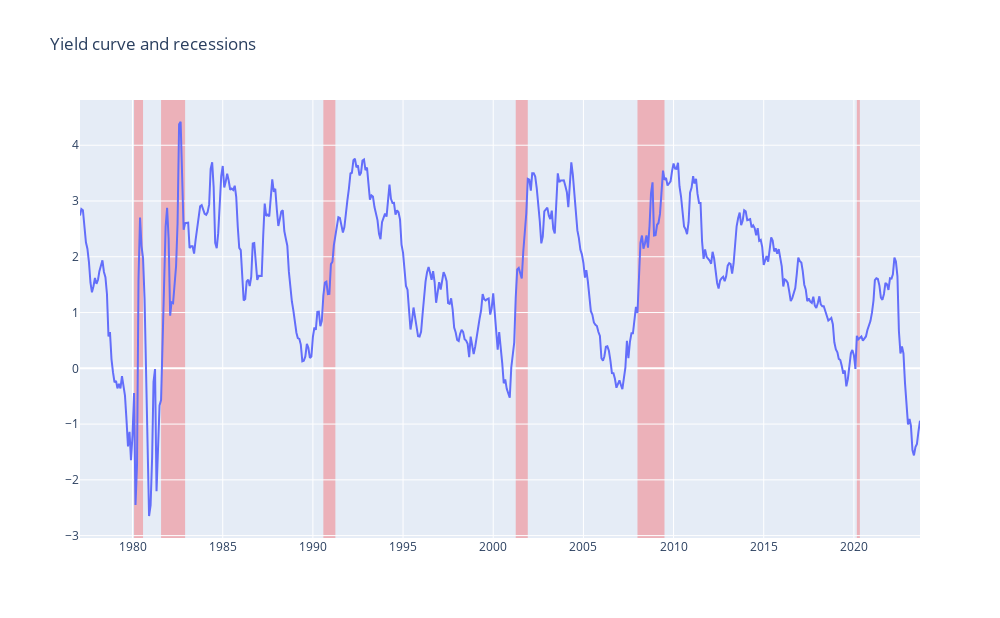

Source (notebook cell):
### Code cell
fig = go.Figure()

fig.add_scatter(x=data.index, y=data.Spread, name="Yield curve spread", mode="lines")

for start_date, end_date in zip(recession_start_dates, recession_end_dates):
    fig.add_vrect(
        x0=start_date, x1=end_date,
        fillcolor="red", opacity=0.25,
        layer="below", line_width=0,
    )

fig.update_layout(width=1000, height=618, title="Yield curve and recessions")
fig.show()

### Figure 1 — Plotly figure (JSON) as saved in the notebook; plotly's stock layout.template omitted (floating-point values rounded to 4 significant figures; data arrays with more than 128 entries replaced by an {"elided": "..."} marker saying what was removed)
{"data": [{"mode": "lines", "name": "Yield curve spread", "type": "scatter", "x": {"elided": "560 str values"}, "y": {"elided": "560 float values"}}], "layout": {"height": 618, "shapes": [{"fillcolor": "red", "layer": "below", "line": {"width": 0}, "opacity": 0.25, "type": "rect", "x0": "1980-02-01T00:00:00", "x1": "1980-08-01T00:00:00", "xref": "x", "y0": 0, "y1": 1, "yref": "y domain"}, {"fillcolor": "red", "layer": "below", "line": {"width": 0}, "opacity": 0.25, "type": "rect", "x0": "1981-08-01T00:00:00", "x1": "1982-12-01T00:00:00", "xref": "x", "y0": 0, "y1": 1, "yref": "y domain"}, {"fillcolor": "red", "layer": "below", "line": {"width": 0}, "opacity": 0.25, "type": "rect", "x0": "1990-08-01T00:00:00", "x1": "1991-04-01T00:00:00", "xref": "x", "y0": 0, "y1": 1, "yref": "y domain"}, {"fillcolor": "red", "layer": "below", "line": {"width": 0}, "opacity": 0.25, "type": "rect", "x0": "2001-04-01T00:00:00", "x1": "2001-12-01T00:00:00", "xref": "x", "y0": 0, "y1": 1, "yref": "y domain"}, {"fillcolor": "red", "layer": "below", "line": {"width": 0}, "opacity": 0.25, "type": "rect", "x0": "2008-01-01T00:00:00", "x1": "2009-07-01T00:00:00", "xref": "x", "y0": 0, "y1": 1, "yref": "y domain"}, {"fillcolor": "red", "layer": "below", "line": {"width": 0}, "opacity": 0.25, "type": "rect", "x0": "2020-03-01T00:00:00", "x1": "2020-05-01T00:00:00", "xref": "x", "y0": 0, "y1": 1, "yref": "y domain"}], "title": {"text": "Yield curve and recessions"}, "width": 1000}}
